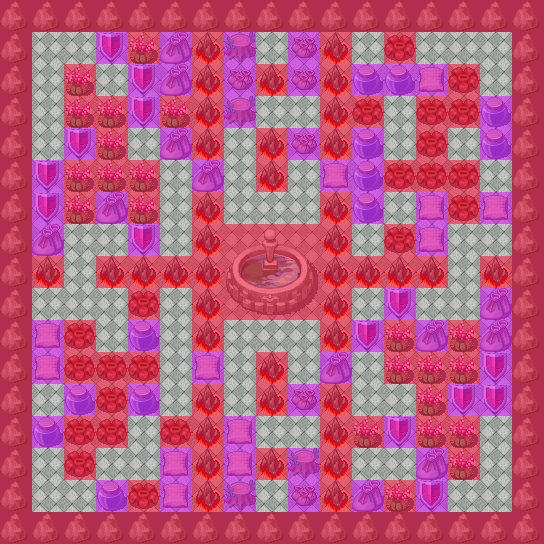

Tiled map render using the project's own tile images. Description and the map definition, with tile-layer contents summarised, below:
An orthogonal 17x17 tile map with 32x32 px tiles, 3 tile layers (background, barrier, meta) and 2 objects (playerPoint1, playerPoint2).

<map version="1.0" orientation="orthogonal" renderorder="right-down" width="17" height="17" tilewidth="32" tileheight="32">
 <tileset firstgid="1" name="mapTiles" tilewidth="32" tileheight="32">
  <image source="mapTiles.png" width="448" height="448" />
  <tile id="13">
   <properties>
    <property name="bubble" value="true" />
   </properties>
  </tile>
  <tile id="27">
   <properties>
    <property name="shoes" value="true" />
   </properties>
  </tile>
  <tile id="41">
   <properties>
    <property name="syrup" value="true" />
   </properties>
  </tile>
  <tile id="69">
   <properties>
    <property name="Collidable" value="true" />
   </properties>
  </tile>
  <tile id="83">
   <properties>
    <property name="Props" value="true" />
   </properties>
  </tile>
  <tile id="97">
   <properties>
    <property name="Wave" value="true" />
   </properties>
  </tile>
 </tileset>
 <layer name="background" width="17" height="17">
  <data>[289 cells, 289 non-empty, 2 distinct tile ids]</data>
 </layer>
 <objectgroup name="objects">
  <object name="playerPoint1" x="48.01" y="48.01" />
  <object name="playerPoint2" x="495.01" y="495.01" />
 </objectgroup>
 <layer name="barrier" width="17" height="17">
  <data>[289 cells, 217 non-empty, 19 distinct tile ids]</data>
 </layer>
 <layer name="meta" width="17" height="17">
  <data>[289 cells, 217 non-empty, 2 distinct tile ids]</data>
 </layer>
</map>